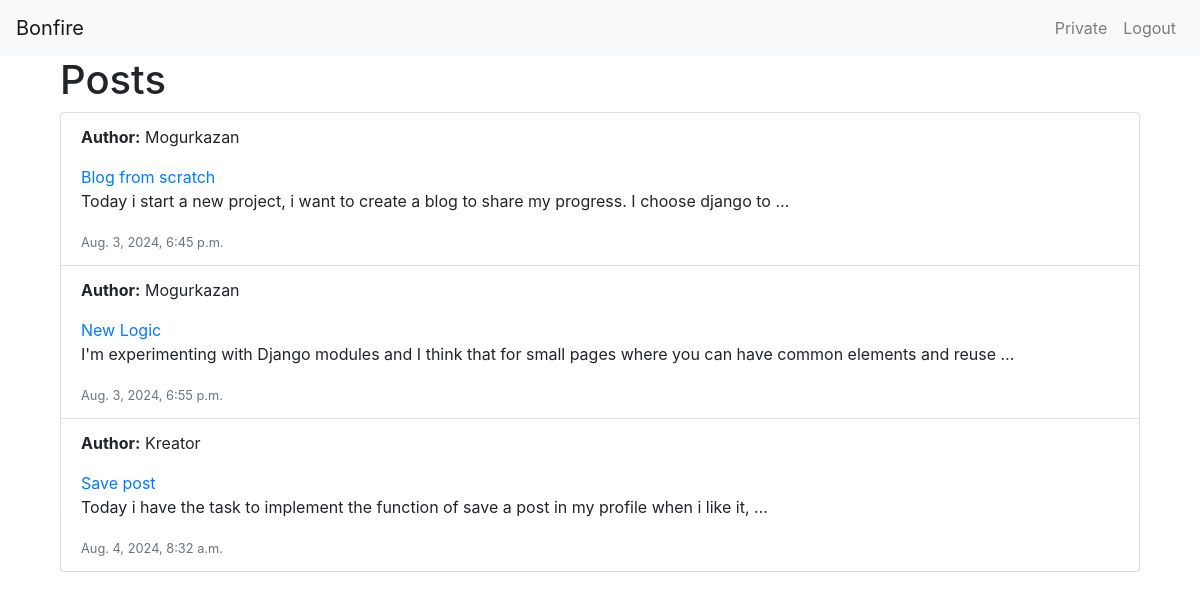
The app's page / (signed in) with its own data.
### blog/models.py (models this page shows, shortened)
class Post(models.Model):
    author = models.ForeignKey(CustomUser, on_delete=models.CASCADE, related_name='posts')
    title = models.CharField(max_length=255)
    keywords = models.CharField(max_length=255, default='')  # Añadir campo de keywords
    content = models.TextField()
    created_at = models.DateTimeField(auto_now_add=True)
    updated_at = models.DateTimeField(auto_now=True)

class CustomUser(AbstractBaseUser, PermissionsMixin):
    email = models.EmailField(unique=True)
    nickname = models.CharField(max_length=30)
    is_active = models.BooleanField(default=True)
    is_staff = models.BooleanField(default=False)
    objects = CustomUserManager()
    USERNAME_FIELD = 'email'
    REQUIRED_FIELDS = ['nickname']

### blog/views.py (the view)
# urls.py: path('', views.post_list, name='post_list'),
def post_list(request):
    posts = Post.objects.all()
    return render(request, 'blog/post_list.html', {'posts': posts})

### blog/templates/blog/post_list.html
{% extends "base.html" %}
{% block content %}
<div class="container">
    <h1>Posts</h1>
    <ul class="list-group">
        {% for post in posts %}
            <li class="list-group-item">
                <p><strong>Author:</strong> {{ post.author.nickname }}</p>
                <a href="{% url 'post_detail' post.pk %}">{{ post.title }}</a>
                <p>{{ post.content|truncatewords:20 }}</p>
                <small class="text-muted">{{ post.created_at }}</small>
            </li>
        {% endfor %}
    </ul>
</div>
{% endblock %}

### records on screen
Post: author.nickname "Mogurkazan", title "Blog from scratch", content "Today i start a new project, i want to create a blog to share my progress. I choose django to …", created_at "Aug. 3, 2024, 6:45 p.m."
Post: author.nickname "Mogurkazan", title "New Logic", content "I'm experimenting with Django modules and I think that for small pages where you can have common elements and reuse …", created_at "Aug. 3, 2024, 6:55 p.m."
Post: author.nickname "Kreator", title "Save post", content "Today i have the task to implement the function of save a post in my profile when i like it, …", created_at "Aug. 4, 2024, 8:32 a.m."
